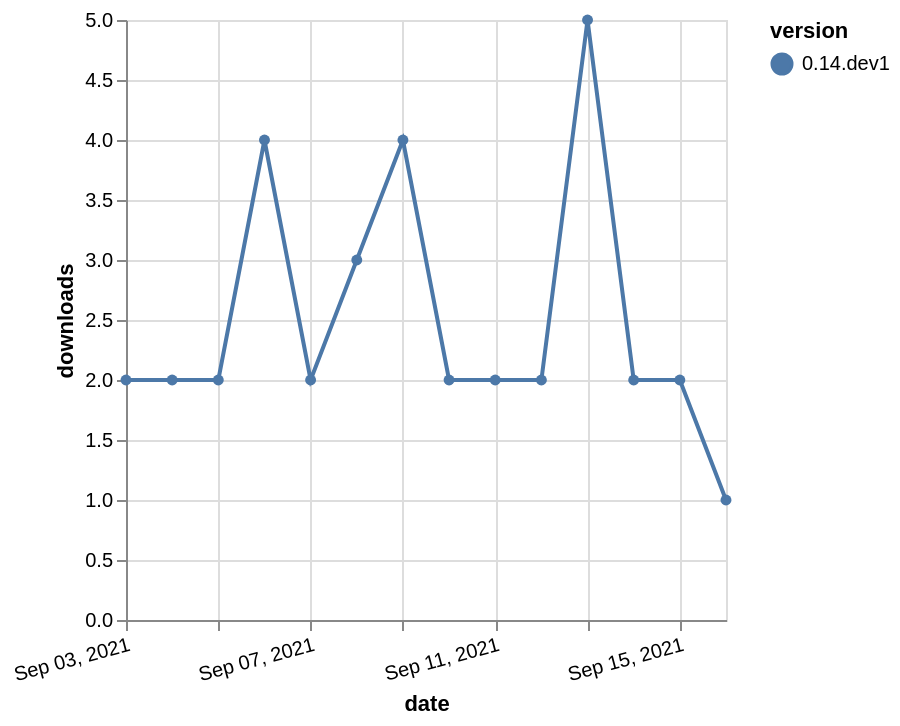

Vega-Lite specification stored for this chart:
### Vega-Lite specification from a JSON file in a GitHub repository (floating-point values rounded to 4 significant figures)
{"$schema": "https://vega.github.io/schema/vega-lite/v5.json", "description": "A simple bar chart with embedded data.", "data": {"values": [{"date": "2021-09-03", "total": 2941, "delta": 2, "version": "0.14.dev1"}, {"date": "2021-09-04", "total": 2943, "delta": 2, "version": "0.14.dev1"}, {"date": "2021-09-05", "total": 2945, "delta": 2, "version": "0.14.dev1"}, {"date": "2021-09-06", "total": 2949, "delta": 4, "version": "0.14.dev1"}, {"date": "2021-09-07", "total": 2951, "delta": 2, "version": "0.14.dev1"}, {"date": "2021-09-08", "total": 2954, "delta": 3, "version": "0.14.dev1"}, {"date": "2021-09-09", "total": 2958, "delta": 4, "version": "0.14.dev1"}, {"date": "2021-09-10", "total": 2960, "delta": 2, "version": "0.14.dev1"}, {"date": "2021-09-11", "total": 2962, "delta": 2, "version": "0.14.dev1"}, {"date": "2021-09-12", "total": 2964, "delta": 2, "version": "0.14.dev1"}, {"date": "2021-09-13", "total": 2969, "delta": 5, "version": "0.14.dev1"}, {"date": "2021-09-14", "total": 2971, "delta": 2, "version": "0.14.dev1"}, {"date": "2021-09-15", "total": 2973, "delta": 2, "version": "0.14.dev1"}, {"date": "2021-09-16", "total": 2974, "delta": 1, "version": "0.14.dev1"}]}, "width": "container", "mark": {"type": "line", "point": {"filled": true}}, "encoding": {"x": {"field": "date", "type": "temporal", "timeUnit": "yearmonthdate", "title": "date", "axis": {"labelAngle": -15}}, "y": {"field": "delta", "type": "quantitative", "title": "downloads"}, "color": {"field": "version", "type": "nominal"}, "tooltip": {"field": "delta"}}}
